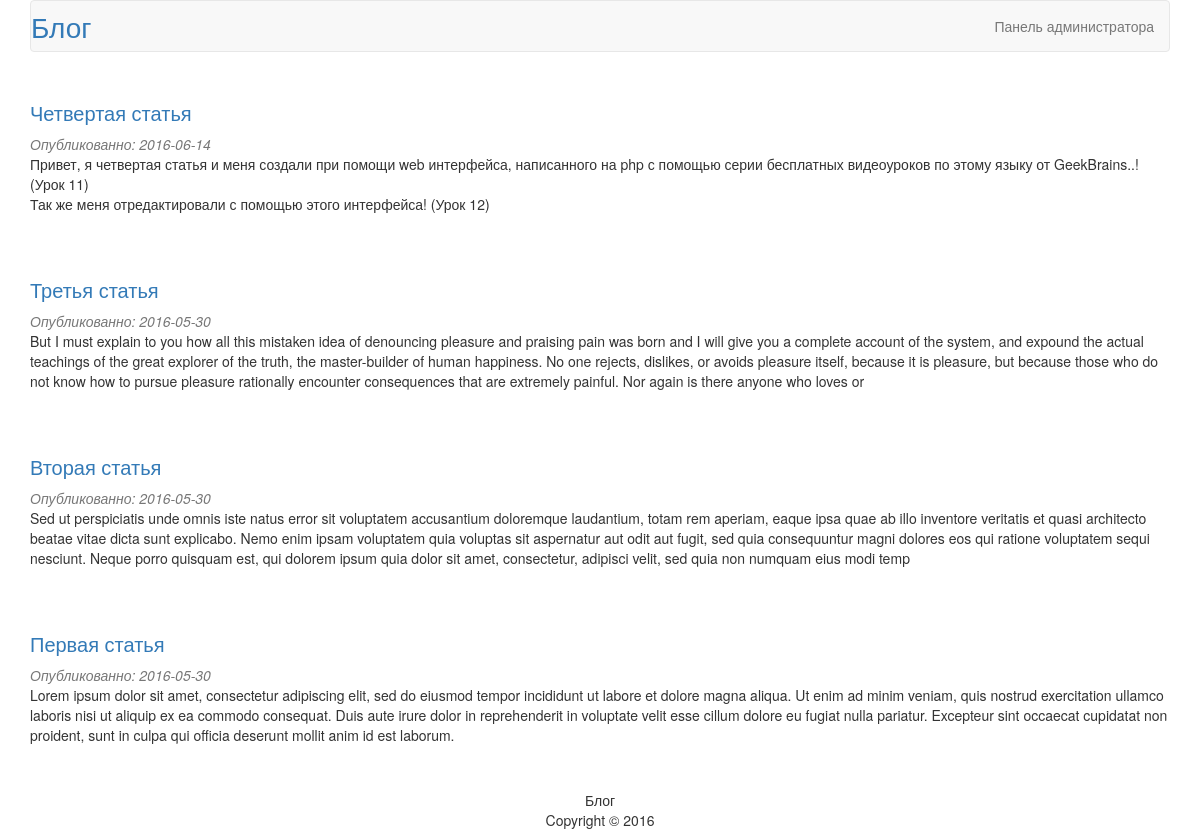
Before: / with the older database file.
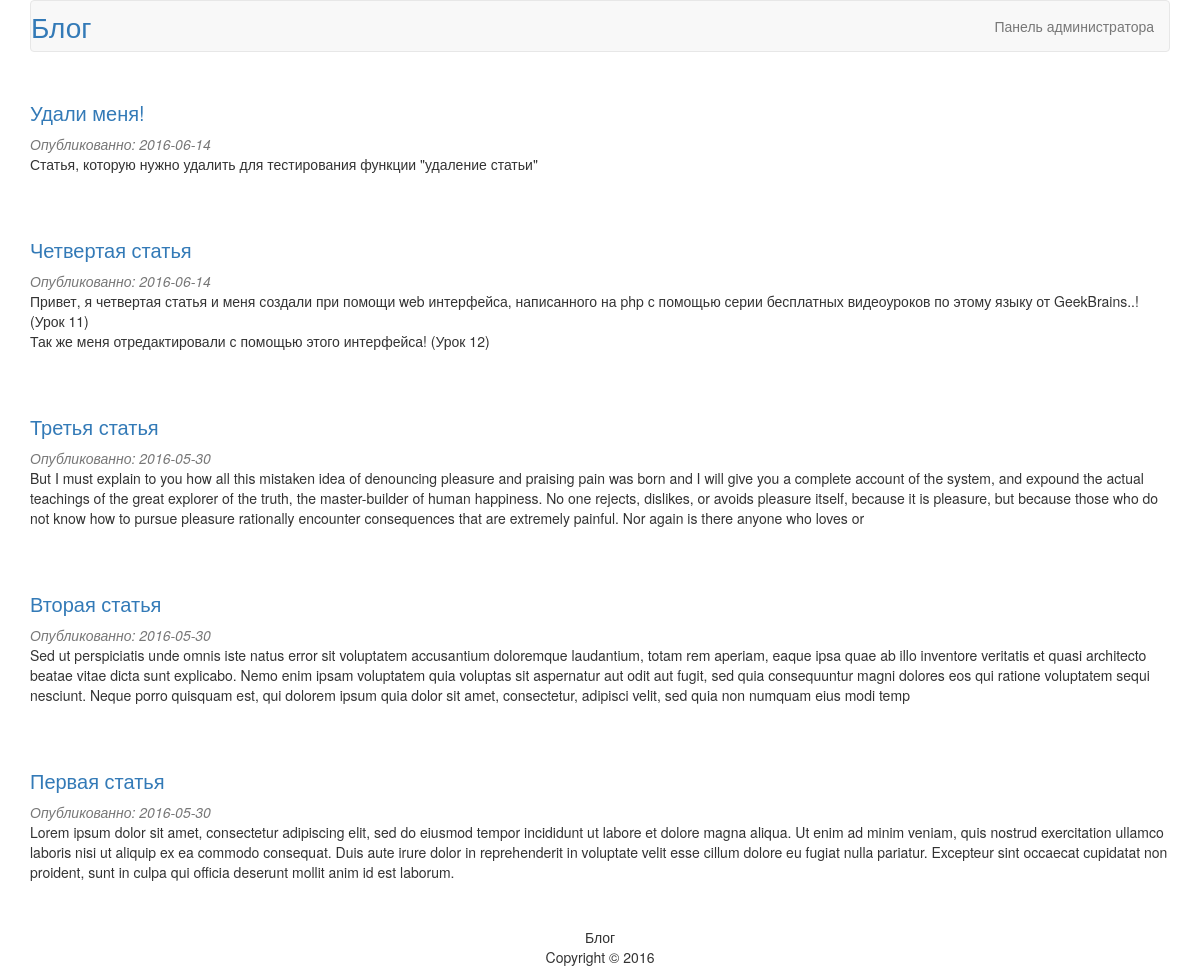
After: the same page with the newer database file.
### tables this page shows
CREATE TABLE `articles` (
  `id` int(11) NOT NULL,
  `title` varchar(255) NOT NULL,
  `content` text NOT NULL,
  `date` date NOT NULL
);

### index.php (called while the page is built)
<?php
    require_once("database.php");
    require_once("models/articles.php");
    $link = db_connect();
    $articles = articles_all($link);
    include("views/articles.php");
?>

### models/articles.php (called while the page is built, shortened)
<?php
    function articles_all($link){
        $query = "SELECT * FROM articles ORDER BY id DESC";
        $result = mysqli_query($link, $query);
        $n = mysqli_num_rows($result);
        $articles = array();
        for ($i = 0; $i < $n; $i++)
        {
            $row = mysqli_fetch_assoc($result);
            $articles[] = $row;
        }
        return $articles;
    }
    function articles_intro($text, $len = 500)
    {
        return mb_substr($text, 0, $len);
    }
?>

### views/articles.php (the view, shortened to what this page needs)
<!DOCTYPE html>
<hmtl>
    <head>
        <link rel="stylesheet" href="style.css">
        <link rel="stylesheet" href="https://maxcdn.bootstrapcdn.com/bootstrap/3.3.6/css/bootstrap.min.css">
    </head>
    <body>
        <div class="container">
            <nav class="navbar navbar-default">
                <div class="container-fluid">
                    <div class="navbar-header">
                        <a id="blog" class="navbar-brand" href="index.php">Блог</a>
                    </div>
                    <ul class="nav navbar-nav navbar-right">
                        <li><a href="admin">Панель администратора</a></li>
                    </ul>
                </div>
            </nav>
            <?php foreach($articles as $article): ?>
            <div class="article">
                <h3><a href="article.php?id=<?=$article['id']?>"><?=$article['title']?></a></h3>
                <em>Опубликованно: <?=$article['date']?></em>
                <p><?=articles_intro($article['content'])?></p>
            </div>
            <?php endforeach ?>
            <footer>
                <p>
                    Блог<br>Copyright &copy; 2016
                </p>
            </footer>
        </div>
    </body>
</hmtl>

Changed rows visible on the page:
added articles: title "Удали меня!", date "2016-06-14", content "Статья, которую нужно удалить для тестирования функции \"удаление статьи\""
